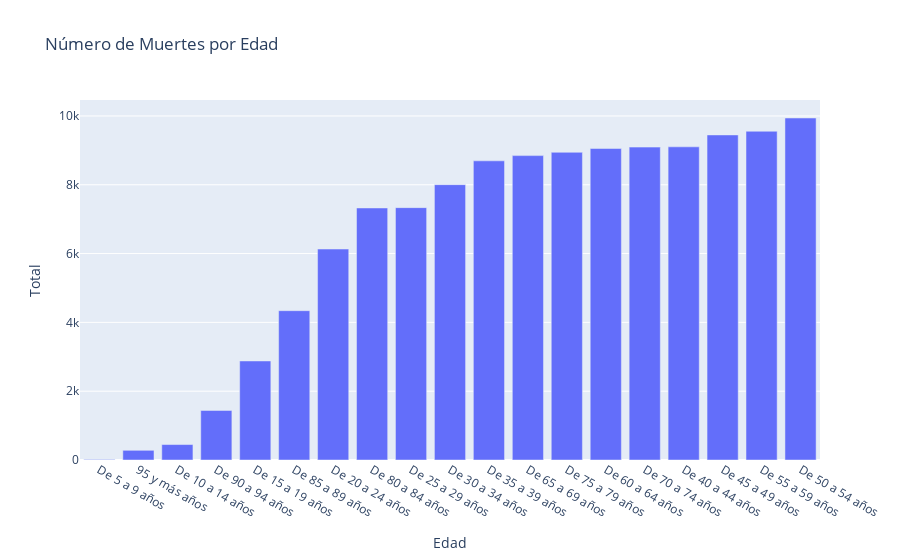

Notebook code for this chart:
### Code cell
fig4 = px.bar(deaths_cause, x="Edad", y="Total", title='Número de Muertes por Edad')
fig4.show()

### Figure 1 — Plotly figure (JSON) as saved in the notebook; plotly's stock layout.template omitted (floating-point values rounded to 4 significant figures)
{"data": [{"alignmentgroup": "True", "hovertemplate": "Edad=%{x}<br>Total=%{y}<extra></extra>", "legendgroup": "", "marker": {"color": "#636efa", "pattern": {"shape": ""}}, "name": "", "offsetgroup": "", "orientation": "v", "showlegend": false, "textposition": "auto", "type": "bar", "x": ["De 5 a 9 años", "95 y más años", "De 10 a 14 años  ", "De 90 a 94 años  ", "De 15 a 19 años  ", "De 85 a 89 años  ", "De 20 a 24 años", "De 80 a 84 años  ", "De 25 a 29 años", "De 30 a 34 años", "De 35 a 39 años", "De 65 a 69 años", "De 75 a 79 años  ", "De 60 a 64 años", "De 70 a 74 años  ", "De 40 a 44 años", "De 45 a 49 años", "De 55 a 59 años", "De 50 a 54 años"], "xaxis": "x", "y": [11, 282, 449, 1440, 2878, 4340, 6131, 7325, 7335, 8003, 8695, 8847, 8943, 9053, 9094, 9102, 9448, 9555, 9940], "yaxis": "y"}], "layout": {"barmode": "relative", "legend": {"tracegroupgap": 0}, "title": {"text": "Número de Muertes por Edad"}, "xaxis": {"anchor": "y", "domain": [0, 1], "title": {"text": "Edad"}}, "yaxis": {"anchor": "x", "domain": [0, 1], "title": {"text": "Total"}}}}
